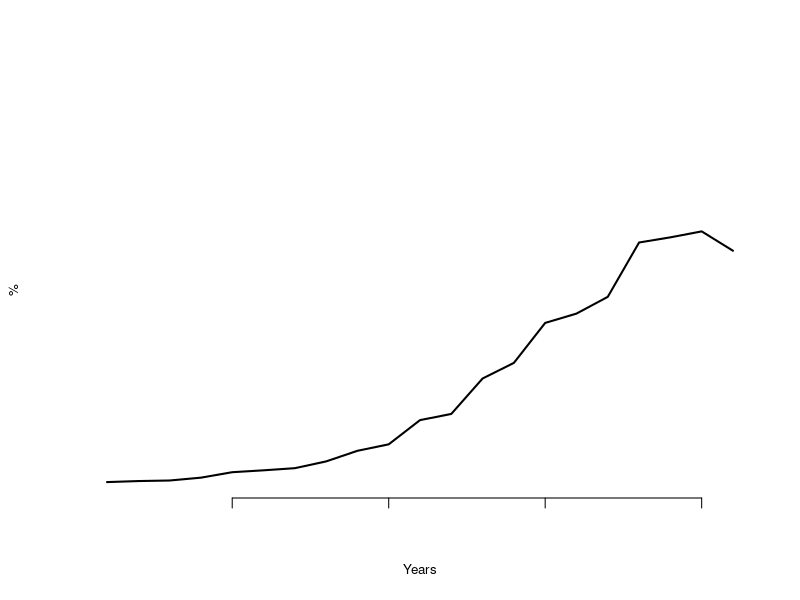

R code for this plot: (Note: this script raises an error after producing the figure.)
####################
#
#	Title: Wind power share of total generation (%)
#	Source: Eurostat (nrg_113a, nrg_105a)
#	Notes: Onshore and offshore wind turbines. Sum of main activity producers and autoproducers
#
####################


totalproduction = read.csv("eurostat-nrg_105a_production-total-GWh.csv")
production = read.csv("eurostat-nrg_1072_production-wind-GWh.csv")
pdf(file="figure_generation-share.pdf", height=3.5, width=5)
plot(production$Germany/totalproduction$Germany*100, type="l", ylim=range(0,10), axes=F, ann=T, xlab="Years", ylab="%", cex.lab=0.8, lwd=2)
axis(1, lab=F) #disable labels on x-axis
axis(1, at=1:21, lab=capacity$X, cex.axis=0.7)
axis(2, las=1, cex.axis=0.8)
box()
lines(x=c(15:21),y=production$Lithuania[15:21]/totalproduction$Lithuania[15:21]*100, type="l", lty=2, lwd=2)
lines(production$United.Kingdom/totalproduction$United.Kingdom*100, type="l", lty=3, lwd=2)
title(main="Wind power share of total generation (%)")
mtext("1990-2010");
legend("topleft", names(capacity[-1]), cex=0.8, lty=1:3, lwd=2, bty="n");
dev.off()
